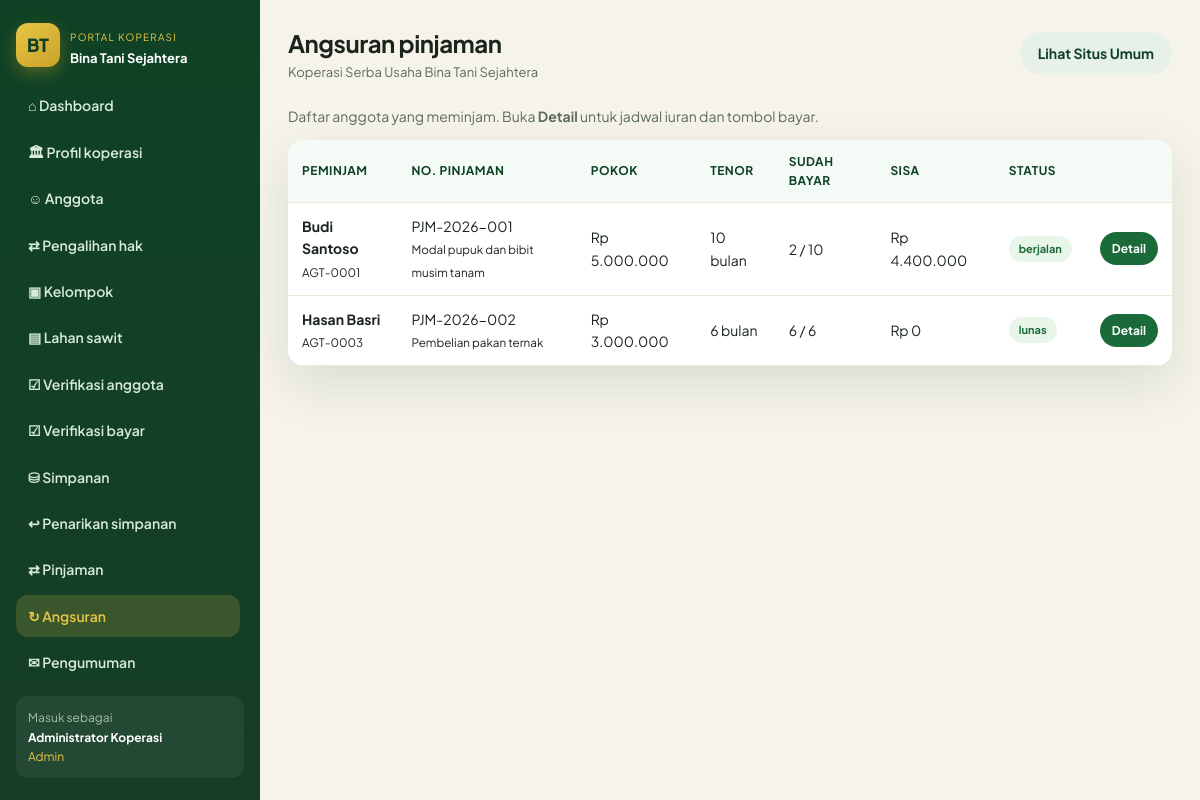
Page /angsuran.php (signed in) on the committed database.
### tables this page shows
CREATE TABLE IF NOT EXISTS pengaturan (
  id INT PRIMARY KEY DEFAULT 1,
  nama_koperasi VARCHAR(150) DEFAULT 'Koperasi Serba Usaha Bina Tani Sejahtera',
  alamat TEXT,
  telepon VARCHAR(30),
  email VARCHAR(80),
  tahun_berdiri YEAR,
  tanggal_berdiri DATE NULL,
  ketua VARCHAR(100),
  visi TEXT,
  misi TEXT,
  bagi_hasil_persen DECIMAL(5,2) NOT NULL DEFAULT 1.00,
  simpanan_pokok DECIMAL(15,2) NOT NULL DEFAULT 500000,
  simpanan_wajib DECIMAL(15,2) NOT NULL DEFAULT 50000
);

CREATE TABLE IF NOT EXISTS pinjaman (
  id INT AUTO_INCREMENT PRIMARY KEY,
  no_pinjaman VARCHAR(20) UNIQUE NOT NULL,
  anggota_id INT NOT NULL,
  tanggal DATE NOT NULL,
  jumlah DECIMAL(15,2) NOT NULL,
  bagi_hasil_persen DECIMAL(5,2) DEFAULT 1.00,
  tenor INT NOT NULL,
  keperluan VARCHAR(255),
  status VARCHAR(20) DEFAULT 'pengajuan',
  total_tagihan DECIMAL(15,2) DEFAULT 0,
  sisa DECIMAL(15,2) DEFAULT 0,
  catatan TEXT,
  agunan VARCHAR(120) NULL,
  no_perjanjian VARCHAR(40) NULL,
  pengajuan_id INT NULL,
  pencairan_id INT NULL,
  created_at TIMESTAMP DEFAULT CURRENT_TIMESTAMP
);

CREATE TABLE IF NOT EXISTS anggota (
  id INT AUTO_INCREMENT PRIMARY KEY,
  no_anggota VARCHAR(20) UNIQUE NOT NULL,
  nik VARCHAR(20),
  nama VARCHAR(100) NOT NULL,
  jenis_kelamin ENUM('L','P') DEFAULT 'L',
  tempat_lahir VARCHAR(80),
  tanggal_lahir DATE,
  alamat TEXT,
  desa VARCHAR(80),
  kecamatan VARCHAR(80),
  no_hp VARCHAR(20),
  pekerjaan VARCHAR(80),
  kelompok_tani VARCHAR(120) NULL,
  id_kelompok INT NULL,
  jabatan_kelompok VARCHAR(50) NULL DEFAULT 'Anggota',
  plasma TINYINT(1) NOT NULL DEFAULT 0,
  punya_tanah TINYINT(1) NOT NULL DEFAULT 0,
  luas_tanah DECIMAL(10,2) NULL,
  stdb VARCHAR(10) NOT NULL DEFAULT 'belum',
  no_stdb VARCHAR(50) NULL,
  foto VARCHAR(120) NULL,
  ktp_file VARCHAR(120) NULL,
  sertifikat_file VARCHAR(120) NULL,
  catatan_verifikasi TEXT NULL,
  status_keanggotaan VARCHAR(20) DEFAULT 'Biasa',
  tanggal_daftar DATE,
  status VARCHAR(20) NOT NULL DEFAULT 'pending',
  username VARCHAR(50) NULL,
  password VARCHAR(255) NULL,
  created_at TIMESTAMP DEFAULT CURRENT_TIMESTAMP
);

### angsuran.php (the view, shortened to what this page needs)
<?php
require __DIR__ . '/config.php';
$title = 'Angsuran pinjaman';
$pdo = db();
$ord = sql_urut([
    'nama' => 'a.nama',
    'no' => 'p.no_pinjaman',
    'pokok' => 'p.jumlah',
    'tenor' => 'p.tenor',
    'bayar' => 'sudah_bayar',
    'sisa' => 'p.sisa',
    'status' => 'p.status',
], "FIELD(p.status,'berjalan','disetujui','lunas'), a.nama");
$rows = $pdo->query("
  SELECT p.*, a.nama, a.no_anggota,
    (SELECT COUNT(*) FROM angsuran g WHERE g.pinjaman_id=p.id) AS sudah_bayar
  FROM pinjaman p
  JOIN anggota a ON a.id=p.anggota_id
  WHERE p.status IN ('berjalan','disetujui','lunas')
  ORDER BY $ord
")->fetchAll();
include __DIR__ . '/includes/app_header.php';
?>
<p style="margin-bottom:12px;color:var(--muted);font-size:14px;">Daftar anggota yang meminjam. Buka <strong>Detail</strong> untuk jadwal iuran dan tombol bayar.</p>
<div class="table-wrap">
  <table>
    <thead>
      <tr>
        <?= th_urut('nama', 'Peminjam') ?>
        <?= th_urut('no', 'No. Pinjaman') ?>
        <?= th_urut('pokok', 'Pokok') ?>
        <?= th_urut('tenor', 'Tenor') ?>
        <?= th_urut('bayar', 'Sudah bayar') ?>
        <?= th_urut('sisa', 'Sisa') ?>
        <?= th_urut('status', 'Status') ?>
        <th></th>
      </tr>
    </thead>
    <tbody>
    <?php foreach ($rows as $r): ?>
      <tr>
        <td><strong><?= e($r['nama']) ?></strong><br><small><?= e($r['no_anggota']) ?></small></td>
        <td><?= e($r['no_pinjaman']) ?><br><small><?= e($r['keperluan']) ?></small></td>
        <td><?= rupiah($r['jumlah']) ?></td>
        <td><?= (int)$r['tenor'] ?> bulan</td>
        <td><?= (int)$r['sudah_bayar'] ?> / <?= (int)$r['tenor'] ?></td>
        <td><?= rupiah($r['sisa']) ?></td>
        <td><span class="badge b-<?= e($r['status']) ?>"><?= e($r['status']) ?></span></td>
        <td><a class="btn btn-green btn-sm" href="angsuran_detail.php?id=<?= (int)$r['id'] ?>">Detail</a></td>
      </tr>
    <?php endforeach; if (!$rows): ?>
      <tr><td colspan="8">Belum ada anggota yang pinjamannya disetujui.</td></tr>
    <?php endif; ?>
    </tbody>
  </table>
</div>
<?php include __DIR__ . '/includes/app_footer.php'; ?>

### includes/app_header.php (shortened to what this page needs)
<?php
$s = setting();
$u = auth();
function nav_active($file) {
    return basename($_SERVER['PHP_SELF']) === $file ? 'active' : '';
}
?>
<!DOCTYPE html>
<html lang="id">
<head>
  <link rel="stylesheet" href="assets/style.css?v=24">
</head>
<body>
<div class="app">
  <aside class="sidebar" id="appSide">
    <div class="side-brand">
      <div class="logo">BT</div>
      <div>
        <small style="color:#e8c547;font-size:10px;letter-spacing:.12em;text-transform:uppercase;">Portal Koperasi</small>
        <strong style="display:block;font-size:13px;color:#fff;">Bina Tani Sejahtera</strong>
      </div>
    </div>
    <nav class="side-nav">
      <a class="<?= nav_active('dashboard.php') ?>" href="dashboard.php">⌂ Dashboard</a>
      <a class="<?= nav_active('profil_koperasi.php') ?>" href="profil_koperasi.php">🏛 Profil koperasi</a>
      <?php if (in_array($u['role'], ['admin','pengurus'])): ?>
        <a class="<?= nav_active('anggota.php') ?>" href="anggota.php">☺ Anggota</a>
        <a class="<?= nav_active('pengalihan.php') ?>" href="pengalihan.php">⇄ Pengalihan hak</a>
        <a class="<?= nav_active('kelompok.php') ?>" href="kelompok.php">▣ Kelompok</a>
        <a class="<?= nav_active('tbs_lahan.php') ?>" href="tbs_lahan.php">▤ Lahan sawit</a>
        <a class="<?= nav_active('verifikasi.php') ?>" href="verifikasi.php">☑ Verifikasi anggota</a>
        <a class="<?= nav_active('verifikasi_bayar.php') ?>" href="verifikasi_bayar.php">☑ Verifikasi bayar</a>
        <a class="<?= nav_active('simpanan.php') ?>" href="simpanan.php">⛁ Simpanan</a>
        <a class="<?= nav_active('penarikan.php') ?>" href="penarikan.php">↩ Penarikan simpanan</a>
        <a class="<?= nav_active('pinjaman.php') ?>" href="pinjaman.php">⇄ Pinjaman</a>
        <a class="<?= nav_active('angsuran.php') ?>" href="angsuran.php">↻ Angsuran</a>
        <a class="<?= nav_active('pengumuman.php') ?>" href="pengumuman.php">✉ Pengumuman</a>
      <?php endif; ?>
    </nav>
    <div style="margin-top:auto;padding:12px;background:rgba(255,255,255,.06);border-radius:12px;font-size:12px;">
      <div style="opacity:.7;">Masuk sebagai</div>
      <strong style="color:#fff;"><?= e($u['nama']) ?></strong>
      <div style="color:#e8c547;text-transform:capitalize;"><?= e($u['role']) ?></div>
    </div>
  </aside>
  <div class="main">
    <div class="topbar">
      <div class="topbar-left">
        <div>
          <h2 style="letter-spacing:-.02em;"><?= e($title ?? 'Dashboard') ?></h2>
          <div style="color:#5c6b60;font-size:13px;"><?= e($s['nama_koperasi']) ?></div>
        </div>
      </div>
      <a class="btn btn-ghost hide-sm" href="index.php" target="_blank">Lihat Situs Umum</a>
    </div>

### assets/style.css (style rules this page uses)
:root { --green: #1b6b3a; --green-d: #0f4224; --green-l: #2d9a56; --leaf: #7cb342; --gold: #c9a227; --gold-l: #e8c547; --cream: #f6f3ea; --sand: #efe8d8; --ink: #1a241c; --muted: #5c6b60; --white: #fff; --card: #fff; --shadow: 0 18px 50px rgba(15, 66, 36, .12); --radius: 18px; --nav-h: 76px; }
* { box-sizing: border-box; margin: 0; padding: 0; }
html { scroll-behavior: smooth; }
body { font-family: "Plus Jakarta Sans", system-ui, sans-serif; color: var(--ink); background: var(--cream); line-height: 1.6; overflow-x: hidden; }
a { color: inherit; text-decoration: none; }
.logo { width: 44px; height: 44px; border-radius: 12px; background: linear-gradient(145deg, var(--gold-l), var(--gold)); display: grid; place-items: center; font-weight: 800; color: var(--green-d); font-size: 18px; box-shadow: 0 6px 16px rgba(201,162,39,.35); }
.btn { display: inline-flex; align-items: center; justify-content: center; gap: 8px; padding: 10px 18px; border-radius: 999px; border: 0; cursor: pointer; font-weight: 700; font-size: 14px; font-family: inherit; }
.btn-green { background: var(--green); color: #fff; }
.btn-ghost { background: #e8f0ea; color: var(--green-d); }
.btn-sm { padding: 7px 12px; font-size: 12px; }
.table-wrap { overflow-x: auto; overflow-y: hidden; background: #fff; border-radius: 16px; box-shadow: var(--shadow); width: 100%; max-width: 100%; -webkit-overflow-scrolling: touch; }
table { width: 100%; border-collapse: collapse; font-size: 14px; }
th, td { padding: 12px 14px; text-align: left; border-bottom: 1px solid #efe8d8; }
th { background: #f4faf5; color: var(--green-d); font-size: 12px; letter-spacing: .04em; text-transform: uppercase; }
.badge { display: inline-block; padding: 4px 10px; border-radius: 999px; font-size: 11px; font-weight: 700; }
.b-aktif, .b-disetujui, .b-berjalan, .b-lunas { background: #e8f5e9; color: #1b6b3a; }
.app { display: grid; grid-template-columns: 260px 1fr; min-height: 100vh; }
.sidebar { background: linear-gradient(180deg, #0f4224, #163d27); color: #dceee1; padding: 22px 16px; position: sticky; top: 0; height: 100vh; max-height: 100vh; overflow: hidden; display: flex; flex-direction: column; }
.side-brand { display: flex; gap: 10px; align-items: center; margin-bottom: 16px; color: #fff; flex: 0 0 auto; }
.side-nav { flex: 1 1 auto; min-height: 0; overflow-y: auto; overflow-x: hidden; padding-right: 4px; margin-bottom: 10px; }
.side-nav { scrollbar-color: rgba(232,197,71,.45) transparent; }
.side-nav a { display: flex; gap: 10px; align-items: center; padding: 10px 12px; border-radius: 12px; color: #d7eadc; font-size: 14px; font-weight: 600; margin-bottom: 4px; }
.side-nav a:hover, .side-nav a.active { background: rgba(232,197,71,.18); color: var(--gold-l); }
.sidebar > div:last-child { flex: 0 0 auto; }
.main { padding: 24px 28px 48px; min-width: 0; overflow-x: hidden; }
.topbar { display: flex; justify-content: space-between; align-items: center; margin-bottom: 22px; }
.topbar-left { display: flex; align-items: center; gap: 10px; min-width: 0; }
@media (min-width: 961px) { .sidebar { transform: none !important; position: sticky; } }

### rows in the picture
pengaturan: nama_koperasi "Koperasi Serba Usaha Bina Tani Sejahtera"
pinjaman: anggota.nama "Budi Santoso", anggota.no_anggota "AGT-0001", no_pinjaman "PJM-2026-001", keperluan "Modal pupuk dan bibit musim tanam", jumlah "Rp 5.000.000", tenor "10", sudah_bayar "2", sisa "Rp 4.400.000", status "berjalan"
pinjaman: anggota.nama "Hasan Basri", anggota.no_anggota "AGT-0003", no_pinjaman "PJM-2026-002", keperluan "Pembelian pakan ternak", jumlah "Rp 3.000.000", tenor "6", sudah_bayar "6", sisa "Rp 0", status "lunas"

### other values in the picture
$u['nama'] "Administrator Koperasi"
$u['role'] "Admin"
$title "Angsuran pinjaman"
$label "PEMINJAM NO. PINJAMAN POKOK TENOR SUDAH BAYAR SISA STATUS"
